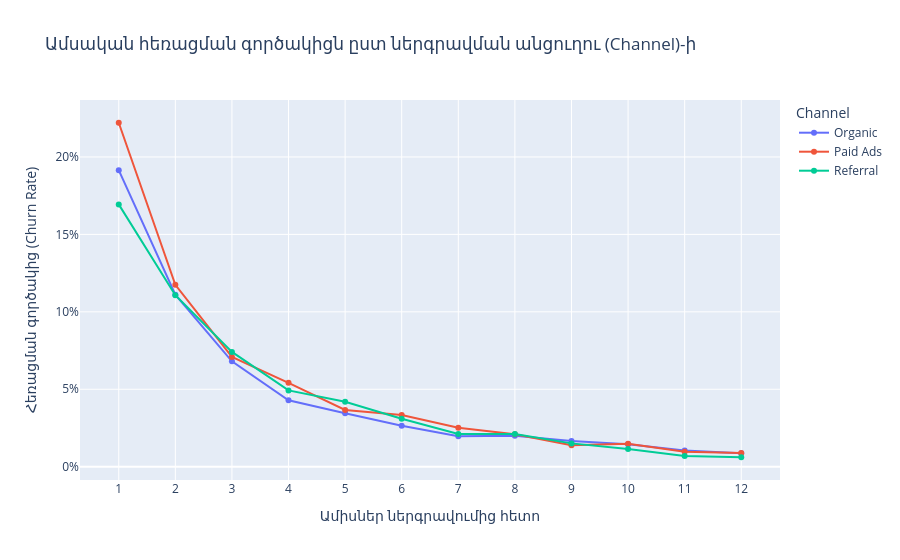

The notebook cell saved with this chart:
### Markdown cell above
#### Channel

### Code cell
plot_churn_by_feature("channel", "ներգրավման անցուղու (Channel)")

### Figure 1 — Plotly figure (JSON) as saved in the notebook; plotly's stock layout.template omitted (floating-point values rounded to 4 significant figures)
{"data": [{"hovertemplate": "Channel=Organic<br>Ամիսներ ներգրավումից հետո=%{x}<br>Հեռացման գործակից (Churn Rate)=%{y}<extra></extra>", "legendgroup": "Organic", "line": {"color": "#636efa", "dash": "solid"}, "marker": {"symbol": "circle"}, "mode": "lines+markers", "name": "Organic", "orientation": "v", "showlegend": true, "type": "scatter", "x": [1.0, 2.0, 3.0, 4.0, 5.0, 6.0, 7.0, 8.0, 9.0, 10.0, 11.0, 12.0], "xaxis": "x", "y": [0.1915, 0.1111, 0.06802, 0.04286, 0.03454, 0.02644, 0.01962, 0.02004, 0.01663, 0.0145, 0.01045, 0.008742], "yaxis": "y"}, {"hovertemplate": "Channel=Paid Ads<br>Ամիսներ ներգրավումից հետո=%{x}<br>Հեռացման գործակից (Churn Rate)=%{y}<extra></extra>", "legendgroup": "Paid Ads", "line": {"color": "#EF553B", "dash": "solid"}, "marker": {"symbol": "circle"}, "mode": "lines+markers", "name": "Paid Ads", "orientation": "v", "showlegend": true, "type": "scatter", "x": [1.0, 2.0, 3.0, 4.0, 5.0, 6.0, 7.0, 8.0, 9.0, 10.0, 11.0, 12.0], "xaxis": "x", "y": [0.2221, 0.1174, 0.07087, 0.05418, 0.03667, 0.03337, 0.02513, 0.02101, 0.0138, 0.01483, 0.009683, 0.008859], "yaxis": "y"}, {"hovertemplate": "Channel=Referral<br>Ամիսներ ներգրավումից հետո=%{x}<br>Հեռացման գործակից (Churn Rate)=%{y}<extra></extra>", "legendgroup": "Referral", "line": {"color": "#00cc96", "dash": "solid"}, "marker": {"symbol": "circle"}, "mode": "lines+markers", "name": "Referral", "orientation": "v", "showlegend": true, "type": "scatter", "x": [1.0, 2.0, 3.0, 4.0, 5.0, 6.0, 7.0, 8.0, 9.0, 10.0, 11.0, 12.0], "xaxis": "x", "y": [0.1694, 0.1107, 0.0741, 0.04927, 0.04194, 0.03094, 0.02117, 0.02117, 0.01507, 0.0114, 0.006922, 0.006107], "yaxis": "y"}], "layout": {"hovermode": "x unified", "legend": {"title": {"text": "Channel"}, "tracegroupgap": 0}, "title": {"text": "Ամսական հեռացման գործակիցն ըստ ներգրավման անցուղու (Channel)-ի"}, "xaxis": {"anchor": "y", "domain": [0, 1], "dtick": 1, "title": {"text": "Ամիսներ ներգրավումից հետո"}}, "yaxis": {"anchor": "x", "domain": [0, 1], "tickformat": ".0%", "title": {"text": "Հեռացման գործակից (Churn Rate)"}}}}
